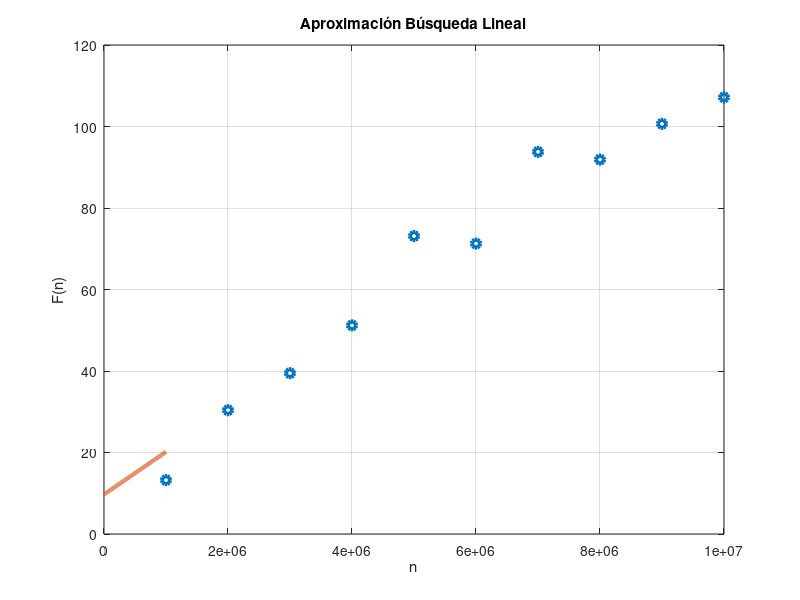

MATLAB code for this plot:
clc
close all
x=[1000000
2000000
3000000
4000000
5000000
6000000
7000000
8000000
9000000
10000000
];

y=[13.223958
30.387545
39.47228
51.19293
73.11527
71.26689
93.78076
91.87337
100.65819
107.14911
];

n=1; 				%%GRADO DEL POLINOMIO DE AJUSTE
p=polyfit(x,y,n)	%%FUNCION QUE REALIZA EL AJUSTE POLINOMIAL

%%SE CREA UN ESPACIO PARA REALIZAR UNA GRAFICA EN 
%%DONDE SE COMPARA LA CURVA AJUSTADA CONTRA LOS 
%%VALORES EXPERIMENTALES
xi=linspace(0,1000000,1000);     %%ESPACIO DE PUNTOS PARA Xi
z=polyval(p,xi);				%%EVALUACION DEL POLINOMIO P EN EL ESPACIO Xi

%%SE REALIZA LA FIGURA CORRESPONDIENTE
aux = figure(1);
plot(x,y,'o',"linewidth", 3,xi,z,'-',"linewidth", 3),grid;
ylabel('F(n)');
xlabel('n');
title('Aproximación Búsqueda Lineal');

%% print(aux, "plot.jpg", "-djpg");